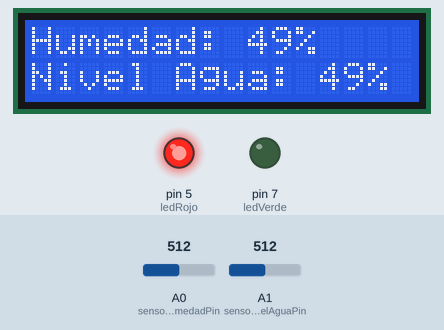
This sketch was run on a simulated Arduino Uno, built with avr-gcc and run on an emulated ATmega328P. On the bench: 16×2 character LCD, output pins drawn as LEDs (lit = HIGH). Inputs (shaded band) come from the test bench; at power-on: A0 (sensorHumedadPin) = 512, A1 (sensorNivelAguaPin) = 512. What the sketch prints to the serial monitor is not drawn.

Above: at 1.2 s.
1.3 s: A0 (sensorHumedadPin) set to 908
At 3.5 s:
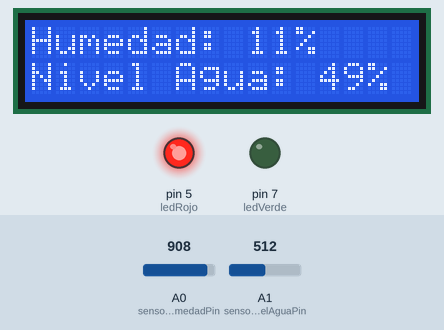
4.0 s: A0 (sensorHumedadPin) set to 936
At 4.8 s:
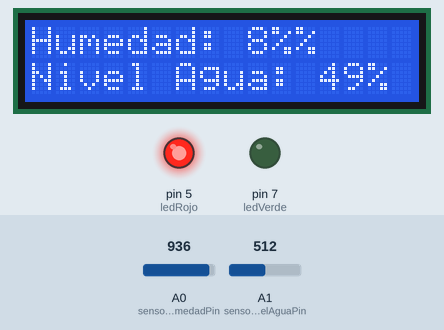
6.7 s: A1 (sensorNivelAguaPin) set to 902
At 8.6 s:
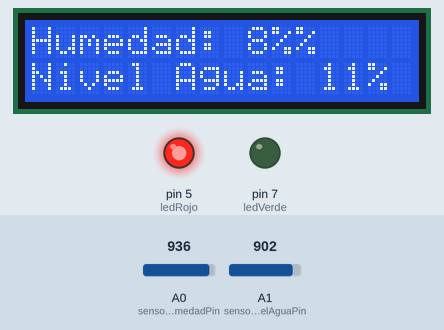
9.6 s: A1 (sensorNivelAguaPin) set to 939
At 11.0 s:
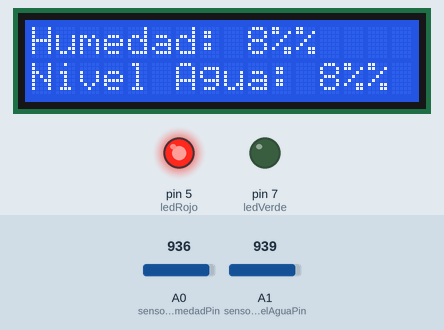
12.3 s: A0 (sensorHumedadPin) set to 479
At 14.8 s:
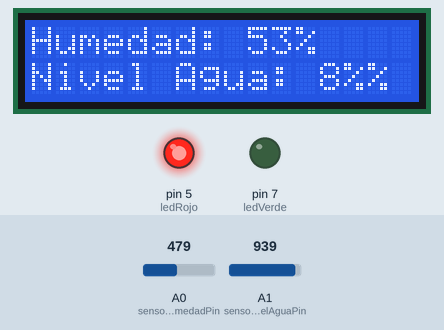
15.7 s: A0 (sensorHumedadPin) set to 447
At 17.3 s:
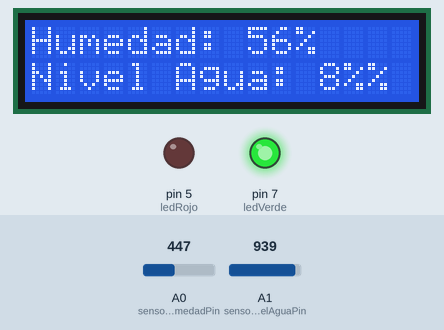
Timing chart, 0 to 18.8 s (numbered marks = the images above; inputs shaded):
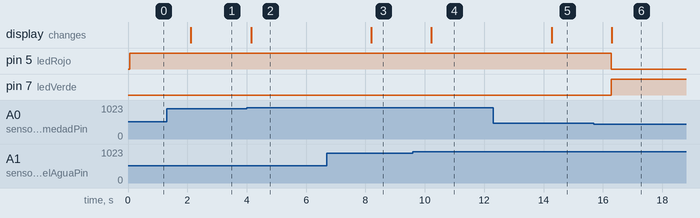

The sketch:

ESTACION_2.ino
```cpp
#include <Wire.h>
#include <LiquidCrystal_I2C.h>

#define sensorHumedadPin A0
#define sensorNivelAguaPin A1
#define ledRojo 5
#define ledVerde 7
#define umbralHumedad 55
#define umbralNivelAgua 50

int humedad;
int nivelAgua;
int humedadPorcentaje;
int nivelAguaPorcentaje;

// Crear objeto LCD en la dirección 0x27 con 16 columnas y 2 filas
LiquidCrystal_I2C lcd(0x27, 16, 2);

void setup() {
  pinMode(sensorHumedadPin, INPUT);
  pinMode(sensorNivelAguaPin, INPUT);
  pinMode(ledRojo, OUTPUT);
  pinMode(ledVerde, OUTPUT);

  Serial.begin(9600);

  // Inicializar LCD con el número de columnas y filas
  lcd.begin(16, 2);
  lcd.backlight(); // Encender la luz de fondo del LCD
}

void loop() {
  // Lectura de sensores
  humedad = analogRead(sensorHumedadPin);
  nivelAgua = analogRead(sensorNivelAguaPin);
  humedadPorcentaje = map(humedad, 1023, 0, 0, 100);
  nivelAguaPorcentaje = map(nivelAgua, 1023, 0, 0, 100);

  // Mostrar resultados en el monitor serial
  Serial.print("Humedad: ");
  Serial.print(humedadPorcentaje);
  Serial.println("%");

  Serial.print("Nivel de Agua: ");
  Serial.print(nivelAguaPorcentaje);
  Serial.println("%");

  // Control del LED según la humedad
  if (humedadPorcentaje < umbralHumedad) {
    digitalWrite(ledRojo, HIGH);  // Enciende rojo
    digitalWrite(ledVerde, LOW); // Apaga verde
  } else {
    digitalWrite(ledRojo, LOW);  // Apaga rojo
    digitalWrite(ledVerde, HIGH); // Enciende verde
  }

  // Mostrar en pantalla LCD
  lcd.setCursor(0, 0);
  lcd.print("Humedad: ");
  lcd.print(humedadPorcentaje);
  lcd.print("%");

  lcd.setCursor(0, 1);
  lcd.print("Nivel Agua: ");
  lcd.print(nivelAguaPorcentaje);
  lcd.print("%");

  delay(2000);
}
```

Measured:
- the behaviour switches between 920 and 921 on A0 (sensorHumedadPin) (found by bisection; images 1 and 2)
- the behaviour switches between 920 and 921 on A1 (sensorNivelAguaPin) (found by bisection; images 3 and 4)
- the behaviour switches between 461 and 460 on A0 (sensorHumedadPin) (found by bisection; images 5 and 6)
- after the input at 1.3 s, the display: changes after 0.82 s (image 1)
- after the input at 4.0 s, the display: changes after 0.15 s (image 2)
- after the input at 6.7 s, the display: changes after 1.5 s (image 3)
- after the input at 9.6 s, the display: changes after 0.62 s (image 4)
- after the input at 12.3 s, the display: changes after 2.0 s (image 5)
- after the input at 15.7 s, pin 5 (ledRojo): HIGH → LOW after 0.58 s; pin 7 (ledVerde): LOW → HIGH after 0.58 s; the display: changes after 0.60 s (image 6)
